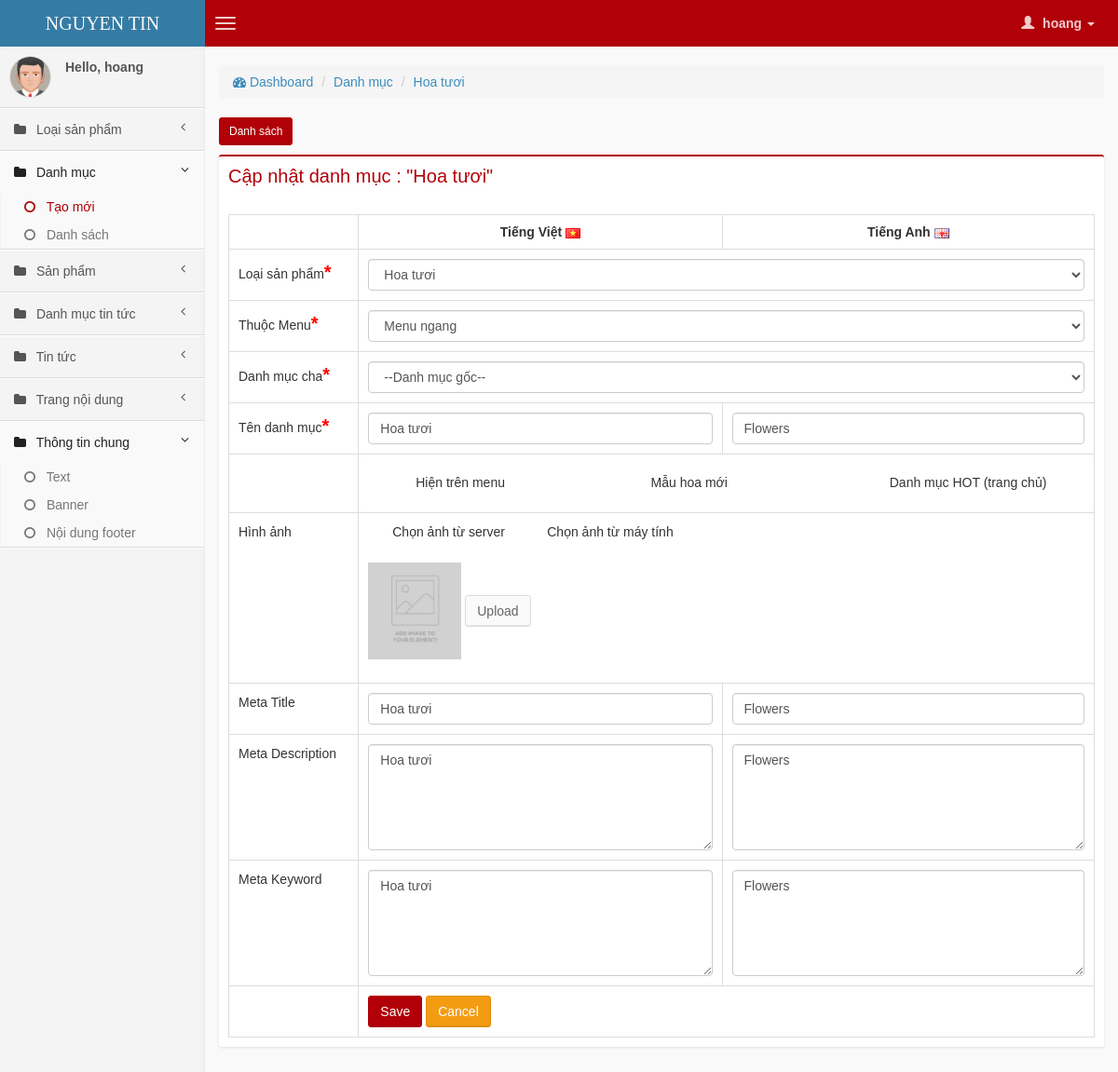
The page /backend/index.php?mod=cate&act=form&id=3&parent_id=0&cate_type_id=1&menu_type=1 (signed in) on the database its author committed.
### tables this page shows
CREATE TABLE IF NOT EXISTS `cate_type` (
  `id` int(11) NOT NULL AUTO_INCREMENT,
  `name_vi` varchar(255) NOT NULL,
  `name_en` varchar(255) NOT NULL,
  `alias_vi` varchar(255) NOT NULL,
  `alias_en` varchar(255) NOT NULL,
  `icon_url` varchar(255) NOT NULL,
  `display_order` int(11) NOT NULL,
  `meta_title_vi` varchar(255) NOT NULL,
  `meta_title_en` varchar(255) NOT NULL,
  `meta_description_vi` varchar(255) NOT NULL,
  `meta_description_en` varchar(255) NOT NULL,
  `meta_keyword_vi` varchar(255) NOT NULL,
  `meta_keyword_en` varchar(255) NOT NULL,
  `created_at` int(11) NOT NULL,
  `updated_at` int(11) NOT NULL,
  PRIMARY KEY (`id`)
);

CREATE TABLE IF NOT EXISTS `cate` (
  `id` int(11) NOT NULL AUTO_INCREMENT,
  `name_vi` varchar(255) NOT NULL,
  `name_en` varchar(255) NOT NULL,
  `alias_vi` varchar(255) NOT NULL,
  `alias_en` varchar(255) NOT NULL,
  `description_vi` varchar(255) NOT NULL,
  `description_en` varchar(255) NOT NULL,
  `image_url` varchar(255) NOT NULL,
  `menu_type` tinyint(4) NOT NULL COMMENT '1 : ngang , 2 : doc',
  `parent_id` int(11) NOT NULL,
  `cate_type_id` int(11) NOT NULL,
  `show_menu` tinyint(1) NOT NULL COMMENT '1: show . 0 : hide',
  `meta_title_vi` varchar(255) NOT NULL,
  `meta_title_en` varchar(255) NOT NULL,
  `meta_description_vi` varchar(255) NOT NULL,
  `meta_description_en` varchar(255) NOT NULL,
  `meta_keyword_vi` varchar(255) NOT NULL,
  `meta_keyword_en` varchar(255) NOT NULL,
  `display_order` int(11) NOT NULL,
  `created_at` int(11) NOT NULL,
  `updated_at` int(11) NOT NULL,
  PRIMARY KEY (`id`)
);

### backend/model/Backend.php (called while the page is built, shortened)
<?php
class Backend {
    function getDetail($table, $id){
        $sql = "SELECT * FROM $table WHERE id = $id";
        $rs = mysql_query($sql);
        $row = mysql_fetch_assoc($rs);
        return $row;
    }
    function getListArray($table,$offset = -1 , $limit = -1, $arrCustom = array(), $order = 0){
        try{
            $arrResult = array();
            $sql = "SELECT * FROM $table";
            if(!empty($arrCustom)){
                $sql.= " WHERE 1 = 1 ";
                foreach ($arrCustom as $column => $value) {
                    if((is_numeric($value) && $value > -1) || (!is_numeric($value) && $value != '')){
                        $sql.= " AND $column = '$value' ";
                    }
                }
            }
            if($order == 1){
                $sql .= " ORDER BY display_order ASC ";
            }else{
                $sql .= " ORDER BY id DESC ";
            }
            $rs = mysql_query($sql) or die(mysql_error());
            while($row = mysql_fetch_assoc($rs)){
               $arrResult[$row['id']] = $row;
            }
            return $arrResult;
        }catch(Exception $ex){
            $arrLog = array('time'=>date('d-m-Y H:i:s'),'model'=> 'Post','function' => 'getListEstateType' , 'error'=>$ex->getMessage(),'sql'=>$sql);
            $this->logError($arrLog);
        }
    }
    public function getListCateType(){
        $arr = array();
        $sql = "SELECT * FROM cate_type ORDER BY display_order ASC";
        $rs = mysql_query($sql) or die(mysql_error());
        while($row = mysql_fetch_assoc($rs)){
            $arr[$row['id']] = $row;
        }
        return $arr;
    }
}
?>

### backend/view/cate/form.php (the view, shortened to what this page needs)
<?php
$id = 0;
$is_detail = false;
$cate_type_id = $parent_id = $menu_type = 0;
if(isset($_GET['id'])){
    $id = (int) $_GET['id'];
    require_once "model/Backend.php";
    $model = new Backend;
    $detail = $model->getDetail("cate",$id);
    $is_detail = true;
}
$cateTypeArr = $model->getListCateType();
if($is_detail){
    $cate_type_id = $detail['cate_type_id'];
    $detailCateType = $model->getDetail('cate_type', $cate_type_id);
}
if($cate_type_id > 0){
    $cateParentArr = $model->getListArray('cate', -1, -1, array('parent_id' => 0, 'cate_type_id' => $cate_type_id));
}else{
    $cateParentArr = $model->getListCateParent();
}
?>
<div class="row">
    <div class="col-md-12">
        <section class="content-header">
          <ol class="breadcrumb">
            <li><a href="index.php"><i class="fa fa-dashboard"></i> Dashboard</a></li>
            <li><a href="index.php?mod=cate&act=list">Danh mục</a></li>
            <?php if(isset($_GET['cate_type_id']) && $_GET['cate_type_id'] > 0){ ?>
            <li><a href="index.php?mod=cate&act=list&cate_type_id=<?php echo $cate_type_id; ?>"><?php echo $detailCateType['name_vi']; ?></a></li>
            <?php } ?>
          </ol>
        </section>
        <button class="btn btn-primary btn-sm" onclick="location.href='index.php?mod=cate&act=list'">
            Danh sách
        </button>
        <div class="box box-primary">
            <div class="box-header">
                <h2 class="box-title" style="text-tranform:uppercase !important;color: #B10007">
                    <?php echo ($id > 0) ? "Cập nhật" : "Tạo mới" ?> danh mục <?php echo ($id > 0) ? ': "'.$detail['name_vi'].'"' : ""; ?>
                </h2>
                <div class="clearfix"></div>
            </div>
            <div class="box-body">
            <form role="form" method="post" id="dataForm" action="controller/Cate.php"  enctype="multipart/form-data">
                <table class="table table-bordered">
                    <tr>
                        <th width="15%"></th>
                        <th width="42%" style="text-align:center">Tiếng Việt <img src="img/vn.png" /></th>
                        <th width="43%" style="text-align:center">Tiếng Anh <img src="img/en.png" /></th>
                    </tr>
                    <tr>
                        <td>Loại sản phẩm<span class="error">*</span></td>
                        <td colspan="2">
                            <select name="cate_type_id" id="cate_type_id" class="form-control">
                                <?php
                                if(!empty($cateTypeArr)){
                                foreach ($cateTypeArr as $cateType) {
                                ?>
                                <option value="<?php echo $cateType['id']; ?>"
                                    <?php if((isset($cate_type_id) && $cate_type_id == $cateType['id'])) echo "selected"; ?>>
                                    <?php echo $cateType['name_vi']; ?>
                                </option>
                                <?php } } ?>
                            </select>
                        </td>
                    </tr>
                    <tr id="loai-menu">
                        <td>Thuộc Menu<span class="error">*</span></td>
                        <td colspan="2">
                            <select name="menu_type" id="menu_type" class="form-control">
                                <option value="1" <?php if((isset($detail) && $detail['menu_type'] == 1) || (isset($_GET['menu_type']) && $_GET['menu_type'] == 1)) echo "selected"; ?>>Menu ngang</option>
                            </select>
                        </td>
                    </tr>
                    <tr>
                        <td>Danh mục cha<span class="error">*</span></td>
                        <td colspan="2">
                            <select name="parent_id" id="parent_id" class="form-control" aria-required="true" required="required">
                                <option value="0">--Danh mục gốc--</option>
                            </select>
                        </td>
                    </tr>
                    <tr>
                        <td>Tên danh mục<span class="error">*</span></td>
                        <td>
                            <input aria-required="true" required="required" type="text" name="name_vi" id="name_vi" value="<?php if(isset($detail)) echo $detail['name_vi']; ?>" class="form-control">
                        </td>
                        <td>
                            <input aria-required="true" required="required" type="text" name="name_en" id="name_en" value="<?php if(isset($detail)) echo $detail['name_en']; ?>" class="form-control">
                        </td>
                    </tr>
                    <tr>
                        <td></td>
                        <td colspan="2">
                            <?php
                               if(isset($detail)){
                                $show_menu = $detail['show_menu'];
                               }else{
                                $show_menu = 1;
                               }
                            ?>
                            <div class="col-md-4">
                                <div class="checkbox">
                                  <input type="checkbox" <?php if($show_menu == 1) echo "checked"; ?> value="1" name="show_menu"><label>&nbsp;Hiện trên menu</label>
                                </div>
                            </div>
                            <?php
                               if(isset($detail)){
                                    $is_new = $detail['is_new'];
                                    $is_hot = $detail['is_hot'];
                               }else{
                                    $is_new = $is_hot = 0;
                               }
                            ?>
                            <div class="col-md-4">
                                <div class="checkbox">
                                  <input type="checkbox" <?php if($is_new == 1) echo "checked"; ?> value="1" name="is_new" id="is_new"><label>Mẫu hoa mới</label>
                                </div>
                            </div>
                            <div class="col-md-4">
                                <div class="checkbox">
                                  <input type="checkbox" <?php if($is_hot == 1) echo "checked"; ?> value="1" name="is_hot" id="is_hot"><label>Danh mục HOT (trang chủ)</label>
                                </div>
                            </div>
                        </td>
                    </tr>
                    <tr>
                        <td>Hình ảnh</td>
                        <td colspan="2">
                            <div class="form-group">
                            <input type="radio" id="choose_img_sv" name="choose_img" value="1" checked="checked"/> Chọn ảnh từ server
                            &nbsp;&nbsp;&nbsp;&nbsp;<input type="radio" id="choose_img_cp" name="choose_img" value="2" /> Chọn ảnh từ máy tính
                            <div id="from_sv">
                                <input type="hidden" name="image_url" id="image_url" class="form-control" value="<?php if(!empty($detail['image_url'])) echo "../".$detail['image_url']; ?>" /><br />
                                <?php if(!empty($detail['image_url'])){ ?>
                                <img id="img_thumnails" src="../<?php echo $detail['image_url']; ?>" width="100" />
                                <?php }else{ ?>
                                <img id="img_thumnails" src="static/img/no_image.jpg" width="100" />
                                <?php } ?>
                                <button class="btn btn-default " type="button" onclick="BrowseServer('Images:/','image_url')" >Upload</button>
                            </div>
                        </div>
                        </td>
                    </tr>
                    <tr>
                        <td>Meta Title</td>
                        <td>
                            <input type="text" name="meta_title_vi" id="meta_title_vi" value="<?php if(isset($detail)) echo $detail['meta_title_vi']; ?>" class="form-control">
                        </td>
                        <td>
                            <input type="text" name="meta_title_en" id="meta_title_en" value="<?php if(isset($detail)) echo $detail['meta_title_en']; ?>" class="form-control">
                        </td>
                    </tr>
                     <tr>
                        <td>Meta Description</td>
                        <td>
                            <textarea class="form-control" name="meta_description_vi" rows="5" id="meta_description_vi"><?php if(isset($detail)) echo $detail['meta_description_vi']; ?></textarea>
                        </td>
                        <td>
                            <textarea class="form-control" name="meta_description_en" rows="5" id="meta_description_en"><?php if(isset($detail)) echo $detail['meta_description_en']; ?></textarea>
                        </td>
                    </tr>
                    <tr>
                        <td>Meta Keyword</td>
                        <td>
                            <textarea class="form-control" name="meta_keyword_vi" rows="5" id="meta_keyword_vi"><?php if(isset($detail)) echo $detail['meta_keyword_vi']; ?></textarea>
                        </td>
                        <td>
                            <textarea class="form-control" name="meta_keyword_en" rows="5" id="meta_keyword_en"><?php if(isset($detail)) echo $detail['meta_keyword_en']; ?></textarea>
                        </td>
                    </tr>
                    <tr>
                        <td></td>
                        <td colspan="2">
                            <button class="btn btn-primary btnSave" type="submit">Save</button>
                            <button class="btn btn-warning" type="reset" onclick="location.href='index.php?mod=cate&act=list'">Cancel</button>
                        </td>
                    </tr>
                </table>
                </form>
        </div>
    </div>
</div>
</div>

### backend/view/cate/form.php (style rules this page uses)
.table td { padding: 10px !important; }

### rows shown on the page
cate_type: name_vi "Hoa tươi"
cate: name_vi "Hoa tươi", cate_type_id "Hoa tươi", menu_type "Menu ngang", name_en "Flowers", meta_title_vi "Hoa tươi", meta_title_en "Flowers", meta_description_vi "Hoa tươi", meta_description_en "Flowers", meta_keyword_vi "Hoa tươi", meta_keyword_en "Flowers"

### other values the page prints
$_SESSION['email'] "hoang"
